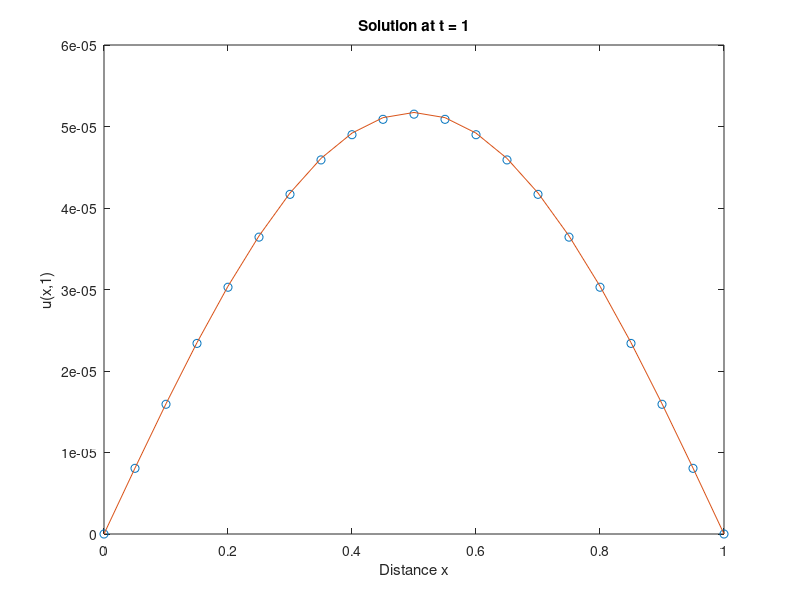

Write the MATLAB code that produced this figure.
clear
a=1;
dx=0.05;
x=0:dx:1;
dt=0.0005;
t=0:dt:1;
u=zeros(length(x),length(t));
u(:,1)=sin(pi*x); 
%隨意設置的初始條件
m1=0+0*t;
m2=0+0*t; 
%隨意設置的邊界條件
A=-2*eye(length(x))+diag(ones(1,length(x)-1),1)+diag(ones(1,length(x)-1),-1);
%設定A矩陣
for n=1:length(t)-1
    u(:,n+1)=u(:,n)+a^2*dt/dx^2*A*u(:,n);
    u(1,n+1)=m1(n+1);
    u(end,n+1)=m2(n+1);
end
plot(x,u(:,end),'o',x,exp(-pi^2*t(end))*sin(pi*x))
title('Solution at t = 1')
xlabel('Distance x')
ylabel('u(x,1)')
ana=exp(-pi^2*t(end))*sin(pi*x);
error=abs(u(:,end)'-ana);
l_2norm = sqrt((1/20)*sum(error.*error));